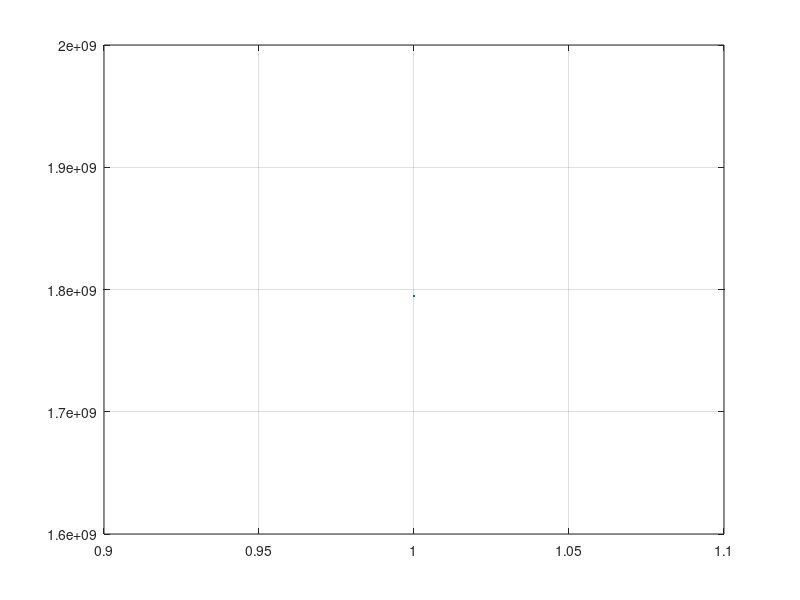

MATLAB code for this plot: (Note: this script raises an error after producing the figure.)
clear all; close all; clc
cd D:\trabajo\IGP\CLIM_PEZ\temp_agua_oceancolor\MUR\cuted

%% 
path01='D:\trabajo\IGP\CLIM_PEZ\temp_agua_oceancolor\MUR\cuted';
hdir=dir(fullfile(path01,'c*.nc'));

for imur=1:1:size(hdir,1)
    fn=hdir(imur).name;
    if imur==1
    lon=double(ncread(fn,'lon'));
    lat=double(ncread(fn,'lat'));
    end
    sst(:,:,imur)=double(ncread(fn,'analysed_sst'));

    time(imur,:)=double(ncread(fn,'time'))./86400;
    disp([fn,' done'])
end

[yr,mo,da,hr]=datevec(double(time)+datenum(1981,1,1,0,0,0));

%% 2991,  3083

plot(time);grid on;
%%
save('MUR_SST.mat','lat','lon','sst','time', '-v7.3')